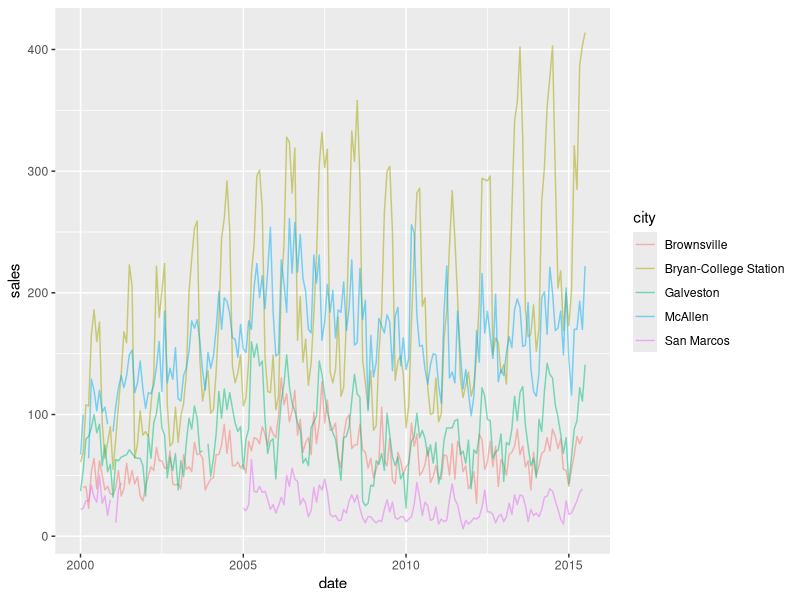

Reproduce this figure in R. (Note: this script raises an error after producing the figure.)
## ---- chunk 1
library(tidyverse)
library(broom)
knitr::opts_chunk$set(echo = TRUE)
## ---- chunk 2
filtered <- txhousing %>% filter(city %in% c('Bryan-College Station', 'Galveston', 'San Marcos', 
                                             'McAllen', 'Harlington', 'Brownsville'))

ggplot(filtered, aes(date, sales)) + 
  geom_line(aes(group = city, color = city), alpha = 1/2)
## ---- chunk 3
models <- txhousing %>% 
  group_by(city) %>%
  do(mod = lm(
    log2(sales) ~ factor(month), 
    data = ., 
    na.action = na.exclude
  ))
models

coefs <- models %>% tidy(mod)
coefs

months <- coefs %>%
  filter(grepl("factor", term)) %>%
  tidyr::extract(term, "month", "(\\d+)", convert = TRUE)
months

ggplot(months, aes(month, 2 ^ estimate)) +
  geom_line(aes(group = city))

coef_sum <- months %>%
  group_by(city) %>%
  summarise(max = max(estimate))

ggplot(coef_sum, aes(2 ^ max, reorder(city, max))) + 
  geom_point()
## ---- chunk 4
test_model <- lm(log(sales) ~ factor(month), data = txhousing)
test_model
tidy(test_model)
## ---- chunk 5
models <- txhousing %>% 
  group_by(city) %>%
  do(mod = lm(
    log(sales) ~ factor(month), 
    data = ., 
    na.action = na.exclude
  ))

coefficients <- models %>% 
  tidy(mod) %>% filter(grepl("factor", term)) %>%
  tidyr::extract(term, "month", "(\\d+)", convert = TRUE)

coefficients_by_city <- months %>%
  group_by(city) %>%
  summarise(max = max(estimate)) %>% 
  arrange(max)

lowest_3_cities <- head(coefficients_by_city, 3)$city
city <- lowest_3_cities[1]
ggplot(coefficients %>% filter(city == city), aes(month, estimate)) + geom_boxplot()
ggplot(coefficients %>% filter(city == city), aes(month, std.error)) + geom_boxplot()
ggplot(coefficients %>% filter(city == city), aes(month, statistic)) + geom_boxplot()
ggplot(coefficients %>% filter(city == city), aes(month, p.value)) + geom_boxplot()

city <- lowest_3_cities[2]
ggplot(coefficients %>% filter(city == city), aes(month, estimate)) + geom_boxplot()
ggplot(coefficients %>% filter(city == city), aes(month, std.error)) + geom_boxplot()
ggplot(coefficients %>% filter(city == city), aes(month, statistic)) + geom_boxplot()
ggplot(coefficients %>% filter(city == city), aes(month, p.value)) + geom_boxplot()


city <- lowest_3_cities[3]
ggplot(coefficients %>% filter(city == city), aes(month, estimate)) + geom_boxplot()
ggplot(coefficients %>% filter(city == city), aes(month, std.error)) + geom_boxplot()
ggplot(coefficients %>% filter(city == city), aes(month, statistic)) + geom_boxplot()
ggplot(coefficients %>% filter(city == city), aes(month, p.value)) + geom_boxplot()


highest_3_cities <- tail(coefficients_by_city, 3)$city
city <- highest_3_cities[1]
ggplot(coefficients %>% filter(city == city), aes(month, estimate)) + geom_point() + geom_boxplot()
ggplot(coefficients %>% filter(city == city), aes(month, std.error)) + geom_point() + geom_boxplot()
ggplot(coefficients %>% filter(city == city), aes(month, statistic)) + geom_point() + geom_boxplot()
ggplot(coefficients %>% filter(city == city), aes(month, p.value)) + geom_point() + geom_boxplot()



## ---- chunk 6
model_sum <- models %>% glance(mod)
coef_sum %>% left_join(model_sum %>% select(city, r.squared)) %>% 

ggplot(aes(max, r.squared)) + 
    geom_point() + 
    geom_smooth(method = "lm", se = F)
## ---- chunk 7
txhousing
## ---- chunk 8
model_grouped_diamonds_data <- diamonds %>% 
  group_by(cut, clarity, color) %>%
  do(model = lm(log(price) ~ log(carat), data = ., na.action = na.exclude))



coefficients <- model_grouped_diamonds_data %>% tidy(model)






